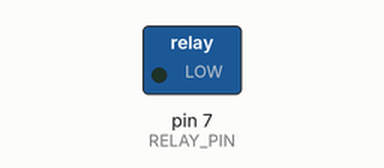
Simulated run of this sketch. Board: Arduino Uno, built with avr-gcc and run on an emulated ATmega328P. On the bench: switched loads named in the sketch (green lamp = pin HIGH).

Above: at 1.0 s.
At 3.0 s:
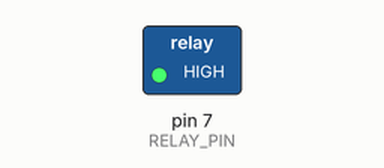
Timing chart, 0 to 5.2 s (numbered marks = the images above):
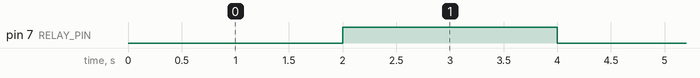

The sketch:

relaySwitch.ino
```cpp
//-------------------RELAY---------------------//
// relay connected to digital pin 7
const int RELAY_PIN = 7;

void setup() {
  // initialize RELAY_PIN as output
  pinMode (RELAY_PIN, OUTPUT);
}

void loop() {
  // toggle the pin state each 2s
  digitalWrite (RELAY_PIN, LOW);
  delay(2000);
  digitalWrite (RELAY_PIN, HIGH);
  delay(2000);
}
```

Measured:
- by itself, pin 7 (RELAY_PIN): alternates HIGH for 2.0 s and LOW for 2.0 s
